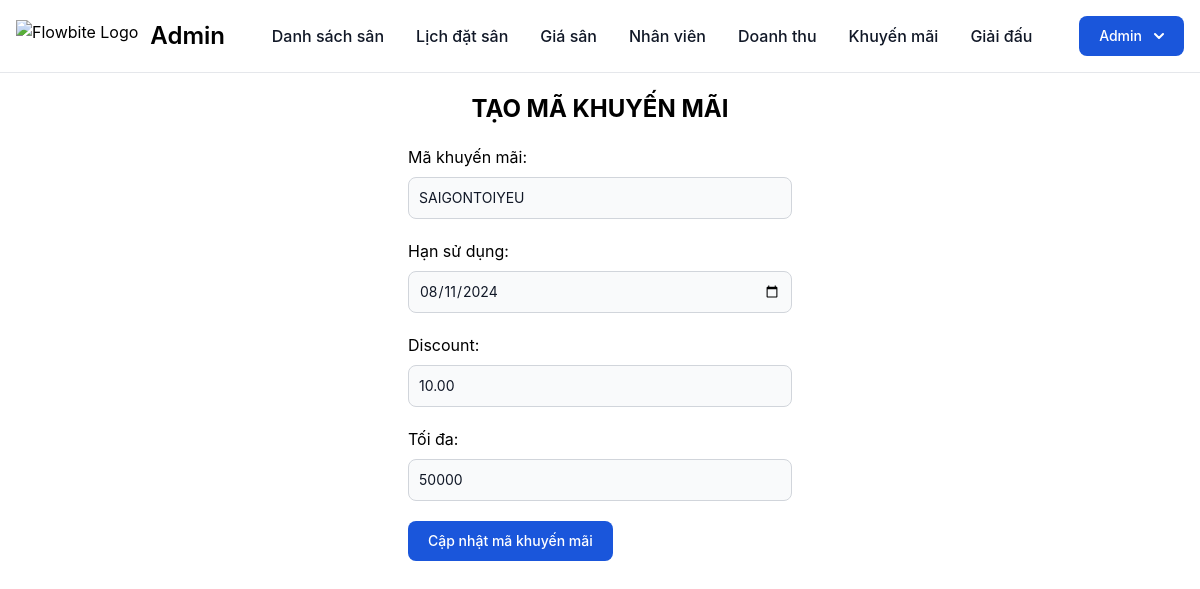
Screenshot of /admin/update_promotion.php?id=1 (signed in) with the database file from the repository.
### tables this page shows
CREATE TABLE IF NOT EXISTS `promotion` (
  `id` int(11) NOT NULL AUTO_INCREMENT,
  `name` varchar(255) NOT NULL,
  `date_exp` date NOT NULL,
  `deleted` tinyint(1) NOT NULL DEFAULT '0',
  `discount` decimal(5,2) NOT NULL,
  `max_get` int(11) NOT NULL,
  PRIMARY KEY (`id`)
);

### Classes/Db.class.php (called while the page is built, shortened)
<?php
class Db
{
	private $dbh = null;
	public function __construct()
	{
		$driver = "mysql:host=" . HOST . "; dbname=" . DB_NAME;
		try {
			$this->dbh = new PDO($driver, DB_USER, DB_PASS);
			$this->dbh->query("set names 'utf8' ");
		} catch (PDOException $e) {
			echo 'có lỗi xảy ra';
			exit();
		}
	}
	public function __destruct()
	{
		$this->dbh = null;
	}
	private function query($sql, $arr = array(), $mode = PDO::FETCH_ASSOC)
	{
		$stm = $this->dbh->prepare($sql);
		if (!$stm->execute($arr)) {
			echo "Sql lỗi.";
			exit;
		}
		return $stm->fetchAll($mode);
	}
	public function select($sql,  $arr = array(), $mode = PDO::FETCH_ASSOC)
	{
		return $this->query($sql, $arr, $mode);
	}
}

### Classes/Admin.class.php (called while the page is built, shortened)
<?php
class Admin extends DB
{
    public function getPromotionById($id)
    {
        $query = 'SELECT * FROM promotion WHERE id = :id';
        $params = array(":id" => $id);
        $result = $this->select($query, $params);
        if ($result) {
            return $result[0];
        } else {
            return false;
        }
    }
}

### Admin/update_promotion.php (the view, shortened to what this page needs)
<?php
$admin = new Admin;
$promotion  = $admin->getPromotionById($_GET['id']);
?>
<!DOCTYPE html>
<html lang="en">
<head>
    <link rel="stylesheet" href="../css//output.css">
    <link href="https://cdnjs.cloudflare.com/ajax/libs/flowbite/2.3.0/flowbite.min.css" rel="stylesheet" />
</head>
<body>
    <?php require_once("../include/header_admin.php");
    ?>
    <h2 class="text-center font-bold text-2xl mb-5 mt-5">TẠO MÃ KHUYẾN MÃI</h2>
    <div class="flex justify-center items-center gap-8">
        <form action="update_promotion.php?id=<?= $_GET['id'] ?>" method="POST" class="w-96">
            <div class="mb-5">
                <label for="name" class="block mb-2">Mã khuyến mãi:</label>
                <input type="text" name="name" id="name" value="<?= $promotion['name'] ?>" class="bg-gray-50 border border-gray-300 text-gray-900 text-sm rounded-lg focus:ring-blue-500 focus:border-blue-500 block w-full p-2.5 dark:bg-gray-700 dark:border-gray-600 dark:placeholder-gray-400 dark:text-white dark:focus:ring-blue-500 dark:focus:border-blue-500">
            </div>
            <div class="mb-5">
                <label for="date_exp" class="block mb-2">Hạn sử dụng:</label>
                <input type="date" name="date_exp" id="date_exp" value="<?= $promotion['date_exp'] ?>" class="bg-gray-50 border border-gray-300 text-gray-900 text-sm rounded-lg focus:ring-blue-500 focus:border-blue-500 block w-full p-2.5 dark:bg-gray-700 dark:border-gray-600 dark:placeholder-gray-400 dark:text-white dark:focus:ring-blue-500 dark:focus:border-blue-500">
            </div>
            <div class="mb-5">
                <label for="discount" class="block mb-2">Discount:</label>
                <input type="number" name="discount" id="discount" value="<?= $promotion['discount'] ?>" min="0" max="100" class="bg-gray-50 border border-gray-300 text-gray-900 text-sm rounded-lg focus:ring-blue-500 focus:border-blue-500 block w-full p-2.5 dark:bg-gray-700 dark:border-gray-600 dark:placeholder-gray-400 dark:text-white dark:focus:ring-blue-500 dark:focus:border-blue-500">
            </div>
            <div class="mb-5">
                <label for="max_get" class="block mb-2">Tối đa:</label>
                <input type="number" name="max_get" id="max_get" value="<?= $promotion['max_get'] ?>" min="0" class="bg-gray-50 border border-gray-300 text-gray-900 text-sm rounded-lg focus:ring-blue-500 focus:border-blue-500 block w-full p-2.5 dark:bg-gray-700 dark:border-gray-600 dark:placeholder-gray-400 dark:text-white dark:focus:ring-blue-500 dark:focus:border-blue-500">
            </div>
            <input type="submit" value="Cập nhật mã khuyến mãi" class="text-white bg-blue-700 hover:bg-blue-800 focus:ring-4 focus:ring-blue-300 font-medium rounded-lg text-sm px-5 py-2.5 me-2 mb-2 dark:bg-blue-600 dark:hover:bg-blue-700 focus:outline-none dark:focus:ring-blue-800">
        </form>
    </div>
</body>
</html>

### rows the page displays
promotion: name "SAIGONTOIYEU", date_exp "08/11/2024", discount "10.00", max_get "50000"
